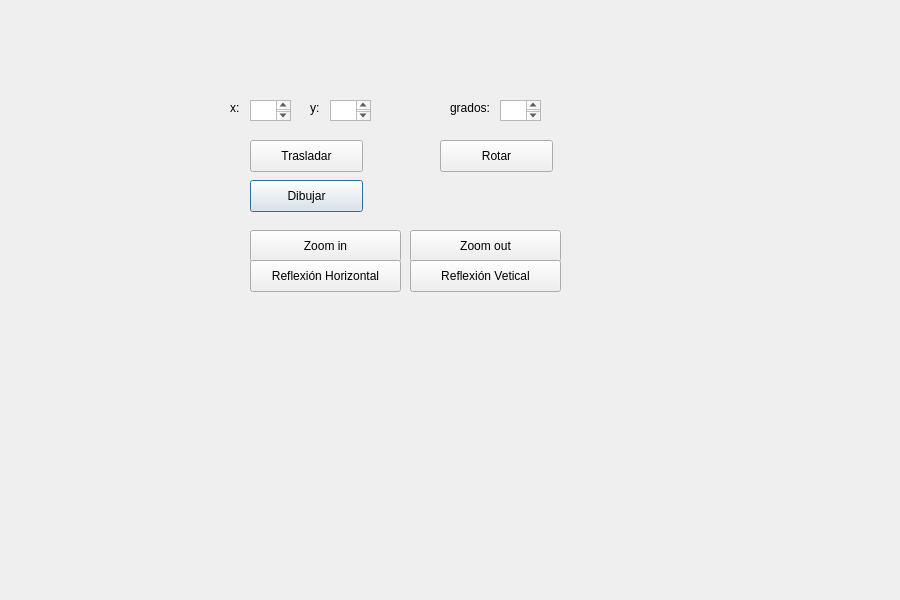
<?xml version="1.0" encoding="UTF-8"?>
<ui version="4.0">
 <class>Cono</class>
 <widget class="QDialog" name="Cono">
  <property name="geometry">
   <rect>
    <x>0</x>
    <y>0</y>
    <width>900</width>
    <height>600</height>
   </rect>
  </property>
  <property name="windowTitle">
   <string>Cono</string>
  </property>
  <widget class="QPushButton" name="pushButton">
   <property name="geometry">
    <rect>
     <x>250</x>
     <y>180</y>
     <width>113</width>
     <height>32</height>
    </rect>
   </property>
   <property name="text">
    <string>Dibujar</string>
   </property>
  </widget>
  <widget class="QLabel" name="label_3">
   <property name="geometry">
    <rect>
     <x>230</x>
     <y>100</y>
     <width>41</width>
     <height>16</height>
    </rect>
   </property>
   <property name="text">
    <string>x:</string>
   </property>
  </widget>
  <widget class="QPushButton" name="pushButton_2">
   <property name="geometry">
    <rect>
     <x>250</x>
     <y>140</y>
     <width>113</width>
     <height>32</height>
    </rect>
   </property>
   <property name="text">
    <string>Trasladar</string>
   </property>
  </widget>
  <widget class="QLabel" name="label_4">
   <property name="geometry">
    <rect>
     <x>310</x>
     <y>100</y>
     <width>51</width>
     <height>16</height>
    </rect>
   </property>
   <property name="text">
    <string>y:</string>
   </property>
  </widget>
  <widget class="QTextEdit" name="boxYinicio">
   <property name="geometry">
    <rect>
     <x>330</x>
     <y>100</y>
     <width>41</width>
     <height>21</height>
    </rect>
   </property>
  </widget>
  <widget class="QTextEdit" name="boxXinicio">
   <property name="geometry">
    <rect>
     <x>250</x>
     <y>100</y>
     <width>41</width>
     <height>21</height>
    </rect>
   </property>
  </widget>
  <widget class="QPushButton" name="pushButton_5">
   <property name="geometry">
    <rect>
     <x>250</x>
     <y>230</y>
     <width>151</width>
     <height>32</height>
    </rect>
   </property>
   <property name="text">
    <string>Zoom in</string>
   </property>
  </widget>
  <widget class="QPushButton" name="pushButton_3">
   <property name="geometry">
    <rect>
     <x>440</x>
     <y>140</y>
     <width>113</width>
     <height>32</height>
    </rect>
   </property>
   <property name="text">
    <string>Rotar</string>
   </property>
  </widget>
  <widget class="QPushButton" name="pushButton_6">
   <property name="geometry">
    <rect>
     <x>250</x>
     <y>260</y>
     <width>151</width>
     <height>32</height>
    </rect>
   </property>
   <property name="text">
    <string>Reflexión Horizontal</string>
   </property>
  </widget>
  <widget class="QPushButton" name="pushButton_4">
   <property name="geometry">
    <rect>
     <x>410</x>
     <y>230</y>
     <width>151</width>
     <height>32</height>
    </rect>
   </property>
   <property name="text">
    <string>Zoom out</string>
   </property>
  </widget>
  <widget class="QPushButton" name="pushButton_7">
   <property name="geometry">
    <rect>
     <x>410</x>
     <y>260</y>
     <width>151</width>
     <height>32</height>
    </rect>
   </property>
   <property name="text">
    <string>Reflexión Vetical</string>
   </property>
  </widget>
  <widget class="QTextEdit" name="boxGrados">
   <property name="geometry">
    <rect>
     <x>500</x>
     <y>100</y>
     <width>41</width>
     <height>21</height>
    </rect>
   </property>
  </widget>
  <widget class="QLabel" name="label_5">
   <property name="geometry">
    <rect>
     <x>450</x>
     <y>100</y>
     <width>51</width>
     <height>16</height>
    </rect>
   </property>
   <property name="text">
    <string>grados:</string>
   </property>
  </widget>
 </widget>
 <resources/>
 <connections/>
</ui>
